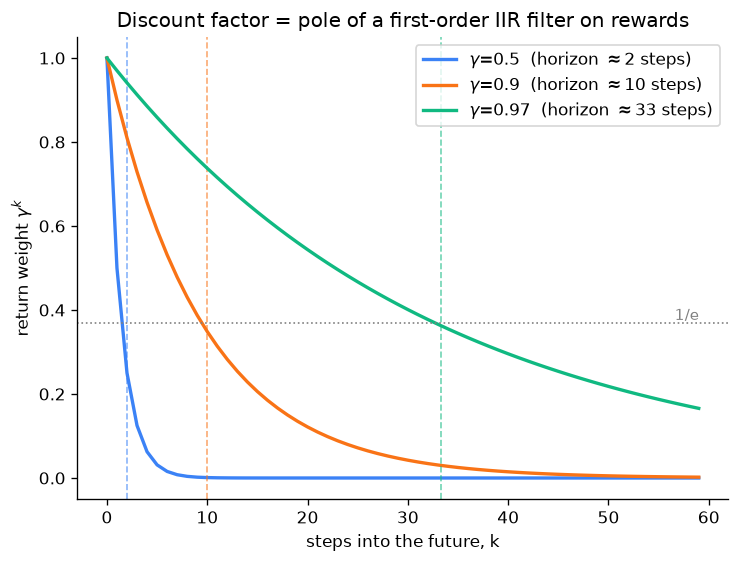

Generate this figure with Python:
"""
Day 104 — RL basics (MDP, reward, policy): discount factor as a filter's memory.

The discounted return G_t = sum_k gamma^k * r_{t+k+1} is a first-order IIR
filter applied backward over the reward stream (see SIGNAL LAB). This script
plots the filter's impulse response weight gamma^k vs. lag k for several
discount factors, and marks each curve's effective memory horizon
1 / (1 - gamma) — the "time constant" of the filter, i.e. how many steps
into the future the agent actually "listens to" before the weight decays
below 1/e.

Synthetic data only, no downloads.
"""
import numpy as np
import matplotlib.pyplot as plt

np.random.seed(42)

LAGS = np.arange(0, 60)  # k = 0..59 steps into the future
GAMMAS = [0.5, 0.9, 0.97]
COLORS = ["#3b82f6", "#f97316", "#10b981"]

fig, ax = plt.subplots(figsize=(7, 5))

for gamma, color in zip(GAMMAS, COLORS):
    weights = gamma ** LAGS  # impulse response h[k] = gamma^k of the return filter
    horizon = 1.0 / (1.0 - gamma)  # effective memory (steps until weight ~ 1/e)
    ax.plot(LAGS, weights, color=color, linewidth=2,
            label=f"$\\gamma$={gamma}  (horizon $\\approx${horizon:.0f} steps)")
    ax.axvline(horizon, color=color, linestyle="--", linewidth=1, alpha=0.6)

ax.axhline(1 / np.e, color="gray", linestyle=":", linewidth=1)
ax.text(LAGS[-1], 1 / np.e, " 1/e", va="bottom", ha="right", color="gray", fontsize=9)

ax.set_xlabel("steps into the future, k")
ax.set_ylabel("return weight $\\gamma^k$")
ax.set_title("Discount factor = pole of a first-order IIR filter on rewards")
ax.legend(loc="upper right")
ax.spines["top"].set_visible(False)
ax.spines["right"].set_visible(False)

plt.savefig("graph_DAY_104.png", dpi=120, bbox_inches="tight")
for gamma in GAMMAS:
    print(f"gamma={gamma}: effective horizon = {1/(1-gamma):.1f} steps")
